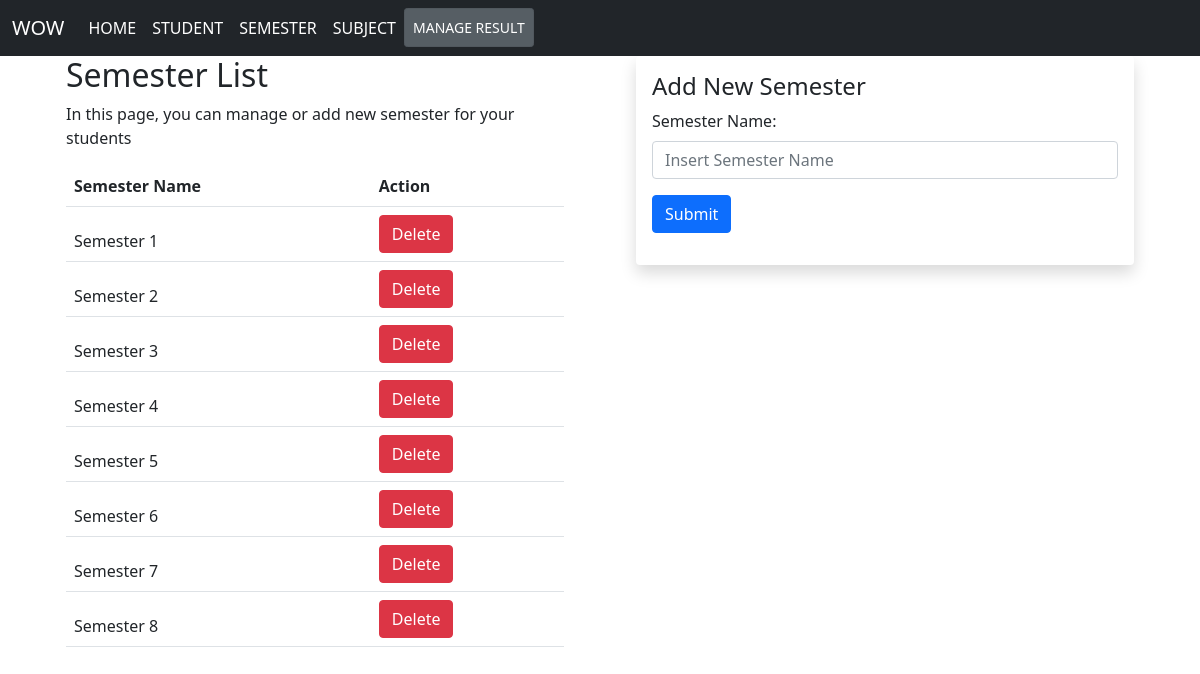
Page /semester.php on the committed database.
### tables this page shows
CREATE TABLE `semesters` (
  `id` int(100) NOT NULL,
  `sem_name` varchar(200) NOT NULL
);

### semester.php (the view, shortened to what this page needs)
<?php
include 'header.php';
$stmt = $conn->prepare('SELECT * FROM semesters');
$stmt->execute();
?>
<!DOCTYPE html>
<html lang="en">
<head>
    <link href="https://cdn.jsdelivr.net/npm/bootstrap@5.0.0-beta3/dist/css/bootstrap.min.css" rel="stylesheet">
</head>
<body>
    <div class="container">
        <div class="row">
            <div class="col-sm">
                <div class="container">
                    <h2>Semester List</h2>
                    <p class="text-start">In this page, you can manage or add new semester for your students</p>
                    <table class="table table-hover">
                        <thead>
                            <tr>
                                <th>Semester Name</th>
                                <th>Action</th>
                            </tr>
                            <?php
                            while ($semesters = $stmt->fetch(PDO::FETCH_OBJ)) { ?>
                                <tr>
                                    <td class="data-content"><?php echo $semesters->sem_name; ?></td>
                                    <td class="data-content">
                                        <a class="btn btn-danger" href="semester.php?id=<?php echo $semesters->id ?> &action=delete">Delete</a>
                                    </td>
                                </tr>
                            <?php } ?>
                        </thead>
                    </table>
                </div>
            </div>
            <div class="col-sm">
                <div class="container">
                    <div class="shadow p-3 mb-5 bg-body rounded">
                        <form action="" method="post">
                            <h4>Add New Semester</h4>
                            <div class="mb-3">
                                <div class="mb-3">
                                    <label class="form-label" for="sem_name">Semester Name: </label>
                                    <input type="text" name="sem_name" value="" id="sem_name" class="form-control" placeholder="Insert Semester Name">
                                </div>
                            </div>
                            <div class="mb-3">
                                <button type="submit" name="save" value="save" class="btn btn-primary">Submit</button>
                            </div>
                        </form>
                    </div>
                </div>
            </div>
        </div>
</body>
</html>

### rows in the picture
semesters: sem_name "Semester 1"
semesters: sem_name "Semester 2"
semesters: sem_name "Semester 3"
semesters: sem_name "Semester 4"
semesters: sem_name "Semester 5"
semesters: sem_name "Semester 6"
semesters: sem_name "Semester 7"
semesters: sem_name "Semester 8"
